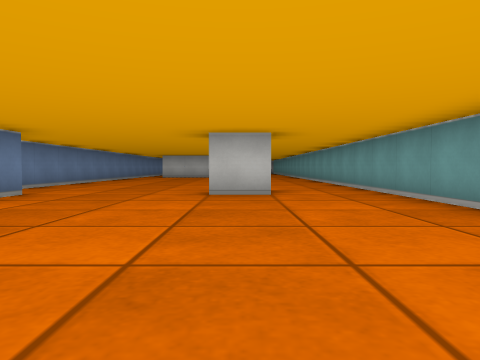
view 1 (above)

16 first-person views from a walk through a cub3D ray-caster map. The camera is about half as high as the walls, tilts 2° down and sees 70° across. The floor is counted in squares. Each view is taken from the middle of a square. On the plan, view 1 faces up. The plan holds only what a view shows up to about 9 squares ahead; the rest is blank.

view 2
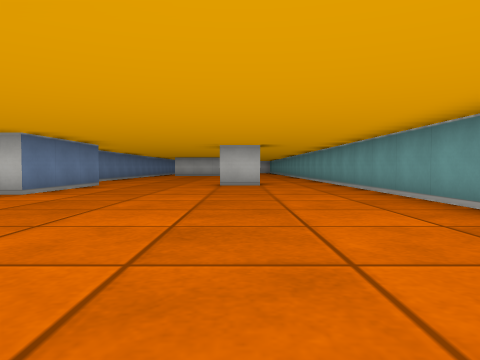

view 3
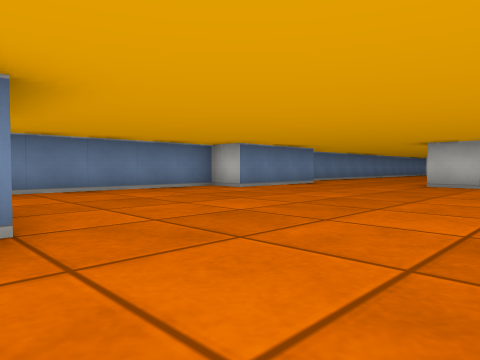

view 4
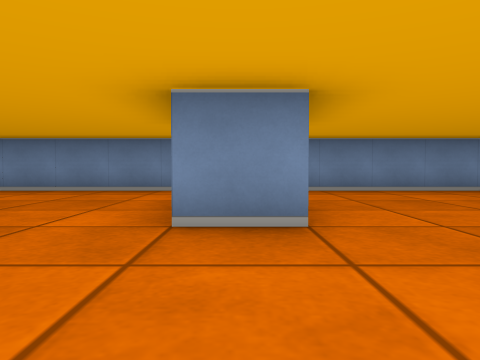

view 5
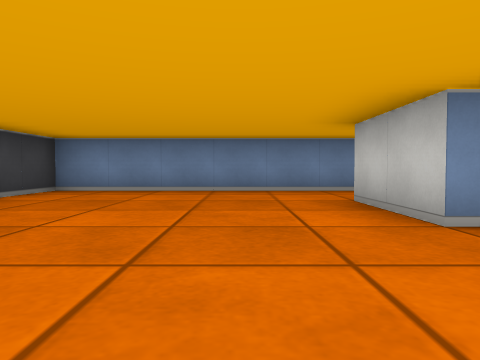

view 6
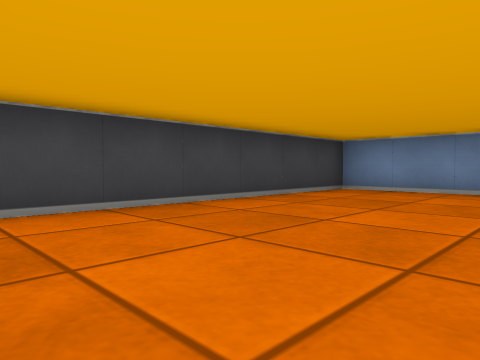

view 7
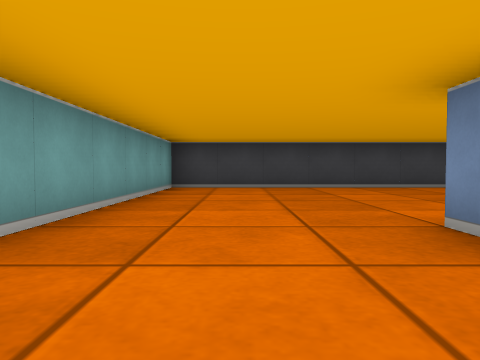

view 8
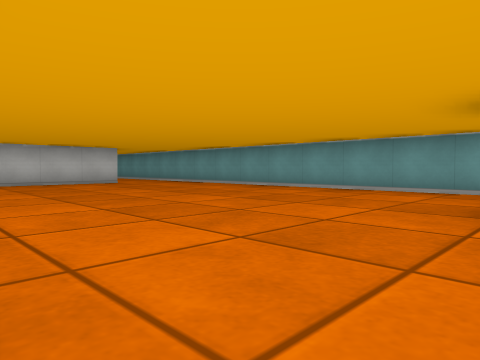

view 9
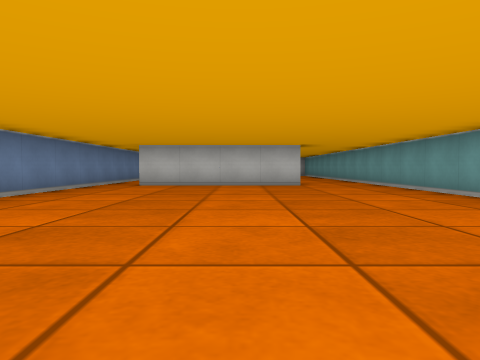

view 10
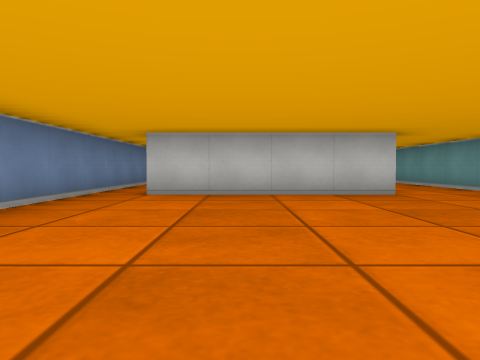

view 11
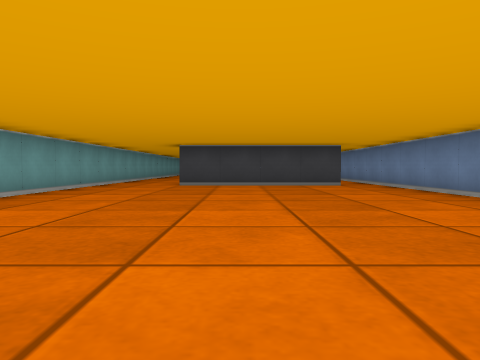

view 12
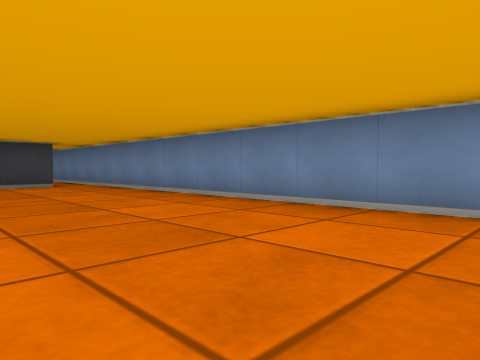

view 13
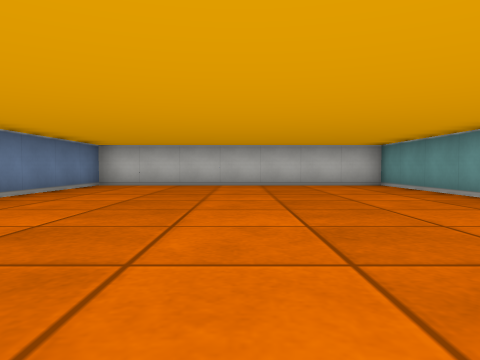

view 14
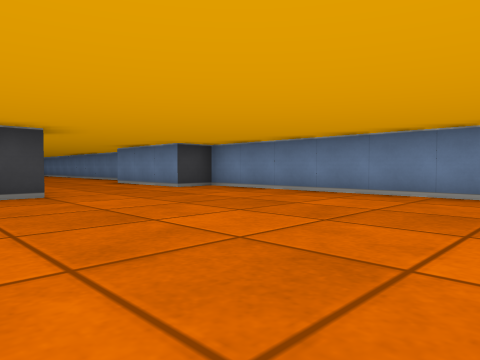

view 15
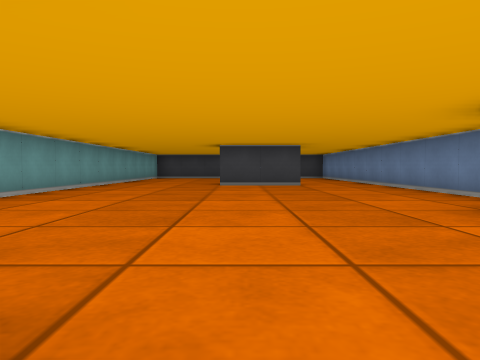

view 16
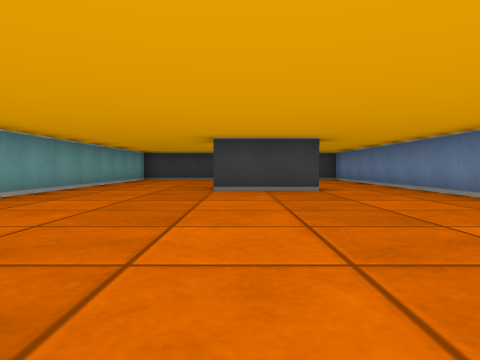

### Floor plan
Ten units are one square. View 1 is at (0, 0); x grows to the right and y downward. Boxes are objects, and circles mark ways between rooms. Rooms are numbered by the first view taken in them; rooms with no view inside come last. Other rooms are left out.
<svg viewBox="-50 -260 80 350">
<path fill="none" stroke="#000" d="M6 -55 -5 -55M-6 -65 1 -65M-26 25 -5 25 -5 35 -25 35M6 -155 -35 -155M-45 -155 -45 -55 -35 -55 -35 -25 -45 -25 -45 85 25 85 25 -156M25 -220 25 -255 -45 -255 -45 -155M-35 -165 5 -165M25 -156 25 -201"/>
<circle cx="-40" cy="-160" r="3" fill="#2a7"/>
<circle cx="15" cy="-160" r="3" fill="#2a7"/>
<text x="-10" y="-40">1</text>
<text x="-10" y="-210">2</text>
</svg>
Room 1 opens to room 2.

Where each view was taken, in squares from view 1:
view 1: 0 up, 0 right, facing up
view 2: 3 down, 0 right, facing up
view 3: 3 down, 2 right, facing up-left
view 4: 3 down, 2 right, facing left
view 5: 5 down, 2 right, facing left
view 6: 5 down, 2 right, facing down-left
view 7: 1 down, 1 right, facing down
view 8: 6 up, 4 left, facing up-right
view 9: 7 up, 1 left, facing up
view 10: 10 up, 2 left, facing up
view 11: 25 up, 1 left, facing down
view 12: 25 up, 1 left, facing down-left
view 13: 17 up, 1 left, facing up
view 14: 12 up, 1 right, facing down-left
view 15: 6 up, 1 left, facing down
view 16: 4 up, 1 left, facing down
